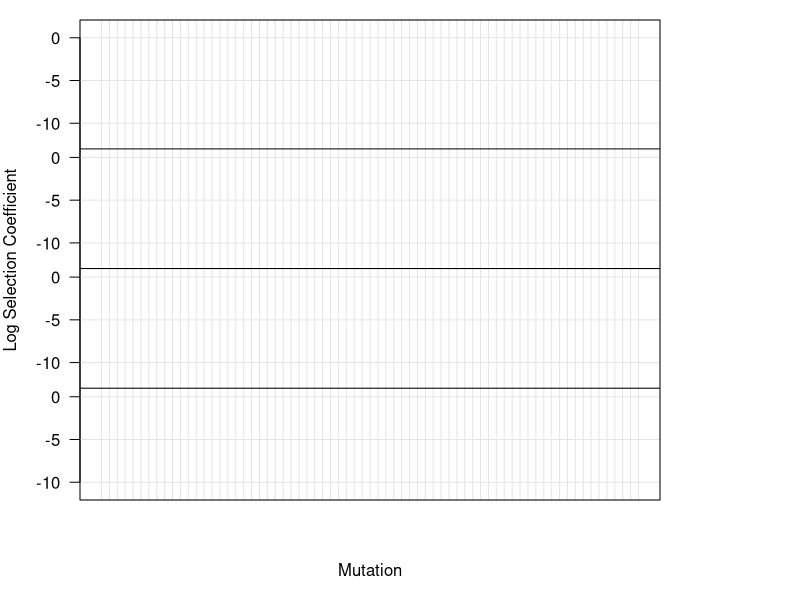

R code for this plot: (Note: this script raises an error after producing the figure.)
#make AA transition figure


suppDat <- read.table("../dat/OverviewSelCoeffwPredictors.csv", header = TRUE, sep = ",", stringsAsFactors = FALSE)

names(suppDat)
stotab <- table(suppDat$WTAA, suppDat$MUTAA)
allComps <- matrix(data = NA, nrow = sum(stotab > 0), ncol = 2)
for(i in 1:nrow(stotab)){
    for(j in 1:ncol(stotab)){
        if(stotab[i,j] != 0){ allComps[min(which(is.na(allComps[,1]))), ] <- c(rownames(stotab)[i], colnames(stotab)[j] ) }
    }
}

toMod <- c(0, -5, -10)
atvals <- c(toMod, toMod -14, toMod -28, toMod -42)

## Transparent colors
## modified from Mark Gardener 2015
## www.dataanalytics.org.uk
t.col <- function(color, percent = 50, name = NULL) {
    rgb.val <- col2rgb(color)
    t.col <- rgb(rgb.val[1], rgb.val[2], rgb.val[3], max = 255, alpha = (100-percent)*255/100)
    return(t.col )
}


atvals
require(RColorBrewer)
oldcols <- brewer.pal(4, "Set2")
                                        #fix later
opac = 50
cols <- c(t.col(oldcols[1], opac), t.col(oldcols[2], opac),t.col(oldcols[3], opac),t.col(oldcols[4], opac))
pchs <- c(16, 17)
ylimval <- -13
pdf("../out/aachanges.pdf", height = 6, width = 12)
par(mar = c(5, 4, 1, 7))
plot(0, type = "n", xlim = c(1, sum(table(suppDat$WTAA, suppDat$MUTAA) > 0)), ylim = c(ylimval*4, 0), axes = FALSE, ylab = "Log Selection Coefficient", xlab = "Mutation")
axis(2, at = atvals, labels = rep("", length(atvals)), cex.axis = 1)
mtext(side = 2, at = atvals, text = rep(toMod, 4), line = 1, las = 2)
abline(v = 1:69, col = "grey90")
abline(h = atvals, col = "grey90")
abline(h = c(-13, -27, -41))
box()
for(i in 1:nrow(allComps)){
    relInds <- intersect(which(suppDat$WTAA == allComps[i, 1]), which(suppDat$MUTAA == allComps[i, 2]))
    relDat <- suppDat[relInds,]
relDat
    xjit <- rnorm(length(relInds), 0, .1)
    changesAA <- relDat$sameAAGroup + 1
    points(rep(i, length(relInds)) + xjit, relDat$logEstSelCoeff  + computeoffsets(relDat$TypeOfSite), pch = pchs[changesAA], col = cols[computeColInds(relDat$WTnt)], cex = .75)
#    points(rep(i, length(relInds)) + xjit, relDat$logEstSelCoeff  + computeoffsets(relDat$TypeOfSite), pch = 16, col = t.col(cols[computeColInds(relDat$WTnt)], 50), cex = .75)
}
labsize <- 1
mtext(side = 1, at = 1:69, text = paste(allComps[,2]), cex = labsize)
mtext("Mutant", 1, line = 0, at = -2, cex = labsize, adj = 1)
segments(-7 , -56.5, -2, -56.5, col="black", xpd=NA)
mtext("Ancestral", 1, line = 1, at = -2, cex = labsize, adj = 1)
for(i in unique(allComps[,1])){
    rangevals <- range(which(allComps[,1] == i))
    segments(rangevals[1] - .25, -56.5, rangevals[2] + .25, -56.5, col="black", xpd=NA)
    mtext(paste(i), 1, line = 1, at = mean(rangevals), cex = labsize)
}
mtext(4, at = c(-6, -20, -34, -47), text = c("Nonsyn", "Syn", "Stop", "Res."), line = .5)
legend(75, -10, c("A", "T", "C", "G"), col = c(cols, "black", "black"), pch = c(15, 15, 15, 15), xpd = NA, box.lty = "blank", title = "Ancestral\nnucleotide")
legend(75, -30, c("Yes", "No"), pch = pchs, xpd = NA, border = "white", box.lwd = 0, title = "Drastic AA\nchange", box.lty = "blank")
dev.off()

names(relDat)

allComps[43,]

computeColInds <- function(wtnt){
    colsToRet <- wtnt
    colsToRet[wtnt == "a"] <- 1
    colsToRet[wtnt == "t"] <- 2
    colsToRet[wtnt == "c"] <- 3
    colsToRet[wtnt == "g"] <- 4
    return(as.numeric(colsToRet))
}

computeoffsets <- function(types){
    offset <- types
    offset[types == "nonsyn"] <- 0
    offset[types == "syn"] <- -14
    offset[types == "stop"] <- -28
    offset[types == "res"] <- -42
    offset[types == "overlap"] <- -100 #do not plot overlap
    return(as.numeric(offset))
}

min(suppDat$logEstSelCoeff)











#make AA transition figure
#Just NS

suppDat <- read.table("../dat/OverviewSelCoeffwPredictors.csv", header = TRUE, sep = ",", stringsAsFactors = FALSE)

suppDatNS <- suppDat[suppDat$TypeOfSite == "nonsyn",]
stotab <- table(suppDatNS$WTAA, suppDatNS$MUTAA)
allComps <- matrix(data = NA, nrow = sum(stotab > 0), ncol = 2)
for(i in 1:nrow(stotab)){
    for(j in 1:ncol(stotab)){
        if(stotab[i,j] != 0){ allComps[min(which(is.na(allComps[,1]))), ] <- c(rownames(stotab)[i], colnames(stotab)[j] ) }
    }
}


## Transparent colors
## modified from Mark Gardener 2015
## www.dataanalytics.org.uk
t.col <- function(color, percent = 50, name = NULL) {
    rgb.val <- col2rgb(color)
    t.col <- rgb(rgb.val[1], rgb.val[2], rgb.val[3], max = 255, alpha = (100-percent)*255/100)
    return(t.col )
}

require(sfsmisc)
require(RColorBrewer)
oldcols <- brewer.pal(4, "Set2")
                                        #fix later
opac = 50
cols <- c(t.col(oldcols[1], opac), t.col(oldcols[2], opac),t.col(oldcols[3], opac),t.col(oldcols[4], opac))
pchs <- c(16, 17)
ylimval <- -12
pdf("../out/aachangesNS.pdf", height = 5, width = 9)
par(mar = c(5, 4, 1, 5))
plot(0, type = "n", xlim = c(1, nrow(allComps)), ylim = c(ylimval, 0), axes = FALSE, ylab = "Estimated Selection Coefficient (cost)", xlab = "Mutation")
axis(side = 2, at = seq(0, -12, by = -2), labels = expression(10^0, 10^-2, 10^-4, 10^-6, 10^-8, 10^-10, 10^-12), las = 2)
#mtext(side = 2, at = atvals, text = rep(toMod, 4), line = 1, las = 2)
abline(v = 1:nrow(allComps), col = "grey90")
abline(h = 0, col = "grey90")
box()
for(i in 1:nrow(allComps)){
    relInds <- intersect(which(suppDat$WTAA == allComps[i, 1]), which(suppDat$MUTAA == allComps[i, 2]))
    relDat <- suppDat[relInds,]
    xjit <- rnorm(length(relInds), 0, .1)
    changesAA <- relDat$sameAAGroup + 1
    points(rep(i, length(relInds)) + xjit, relDat$logEstSelCoeff  + computeoffsets(relDat$TypeOfSite), pch = pchs[changesAA], col = cols[computeColInds(relDat$WTnt)], cex = .75)
}
labsize <- 1
mtext(side = 1, at = 1:length(allComps[,2]), text = paste(allComps[,2]), cex = labsize)
mtext("Mutant", 1, line = 0, at = -1, cex = labsize, adj = 1)
segments(-6 , -13.15, -0.5, -13.15, col="black", xpd=NA)
mtext("Ancestral", 1, line = 1, at = -1, cex = labsize, adj = 1)
for(i in unique(allComps[,1])){
    rangevals <- range(which(allComps[,1] == i))
    segments(rangevals[1] - .25, -13.15, rangevals[2] + .25, -13.15, col="black", xpd=NA)
    mtext(paste(i), 1, line = 1, at = mean(rangevals), cex = labsize)
}
legend(49, -2, c("A", "T", "C", "G"), col = c(cols, "black", "black"), pch = c(15, 15, 15, 15), xpd = NA, box.lty = "blank", title = "Ancestral\nnucleotide")
legend(49, -8, c("Yes", "No"), pch = pchs, xpd = NA, border = "white", box.lwd = 0, title = "Drastic AA\nchange", box.lty = "blank")
dev.off()

names(relDat)




allComps[43,]

computeColInds <- function(wtnt){
    colsToRet <- wtnt
    colsToRet[wtnt == "a"] <- 1
    colsToRet[wtnt == "t"] <- 2
    colsToRet[wtnt == "c"] <- 3
    colsToRet[wtnt == "g"] <- 4
    return(as.numeric(colsToRet))
}

computeoffsets <- function(types){
    offset <- types
    offset[types == "nonsyn"] <- 0
    offset[types == "syn"] <- -14
    offset[types == "stop"] <- -28
    offset[types == "res"] <- -42
    offset[types == "overlap"] <- -100 #do not plot overlap
    return(as.numeric(offset))
}

min(suppDat$logEstSelCoeff)
